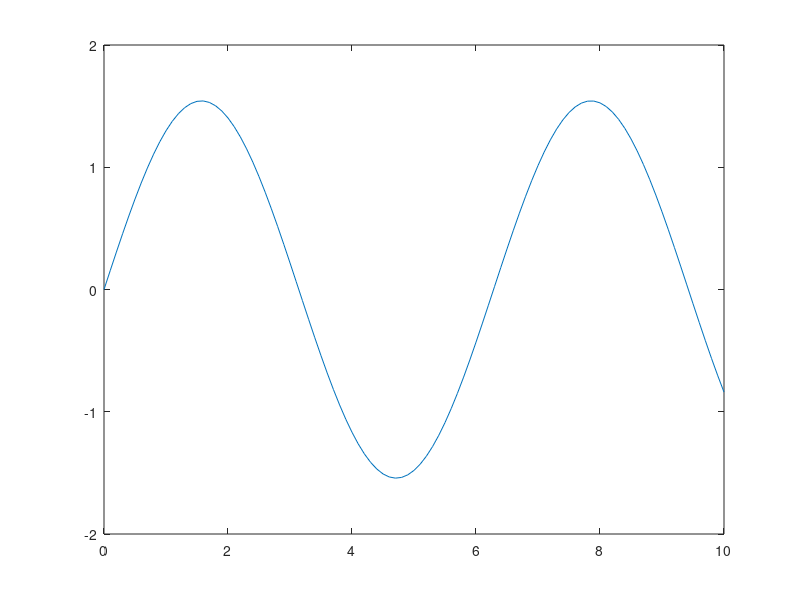
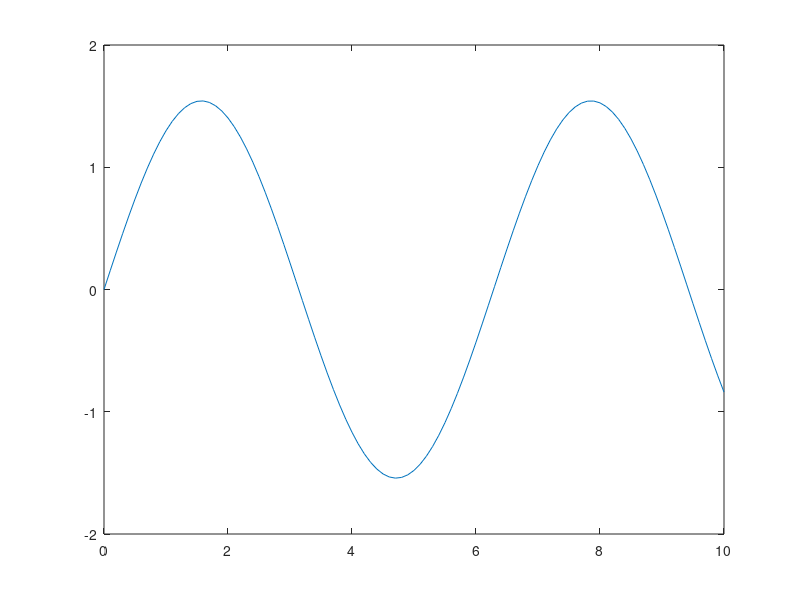
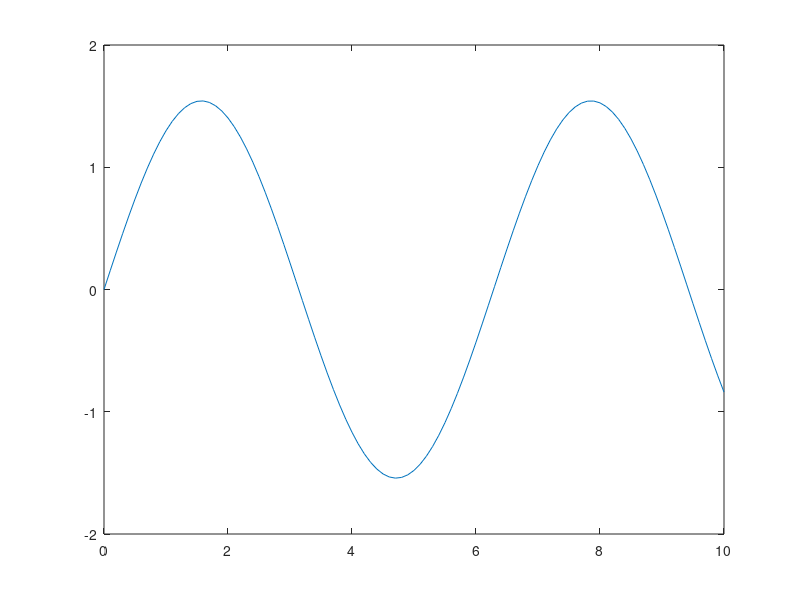
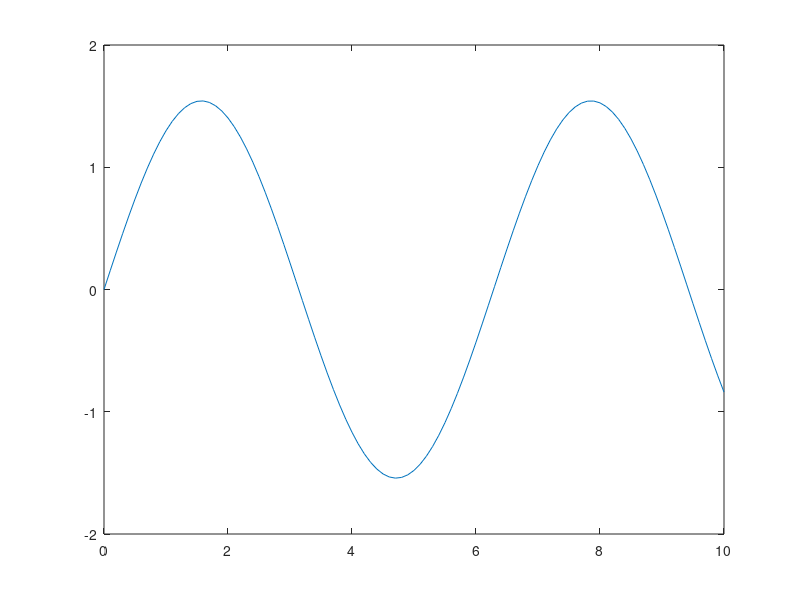

Reproduce these figures in MATLAB, in order.
for index = 1:10
    x=linspace(0, 10 ,101);
    plot(x,sin(x+i));
    print(gcf, '-deps', strcat('plot',num2str(i),'.png'));
end